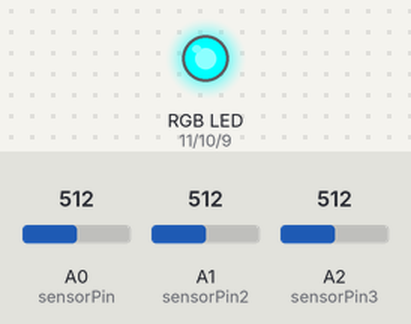
A sketch run on a simulated Arduino Uno, built with avr-gcc and run on an emulated ATmega328P. Parts: an RGB LED mixed from three pins (HIGH = lit). The inputs (shaded band) are chosen by the test bench; at power-on: A0 (sensorPin) = 512, A1 (sensorPin2) = 512, A2 (sensorPin3) = 512.

Above: at 1.2 s.
1.3 s: A0 (sensorPin) set to 716
At 2.5 s:
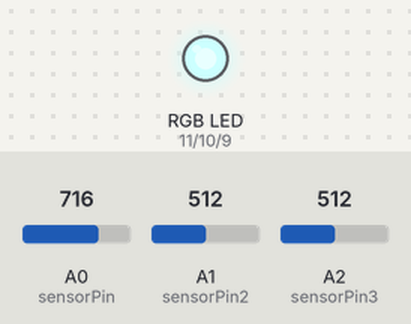
2.8 s: A1 (sensorPin2) set to 122
At 3.9 s:
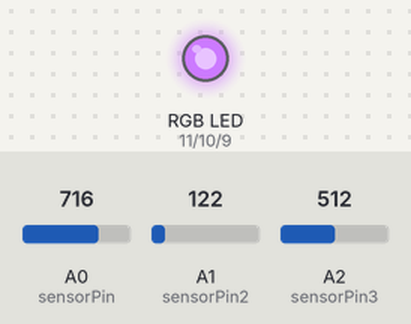
4.3 s: A2 (sensorPin3) set to 122
At 5.0 s:
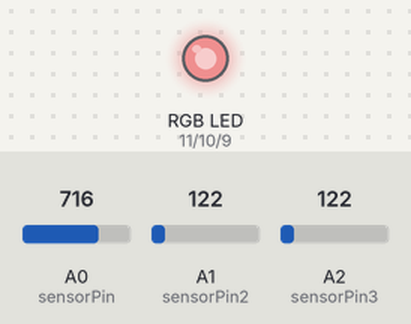
5.8 s: A1 (sensorPin2) set to 0
At 6.1 s:
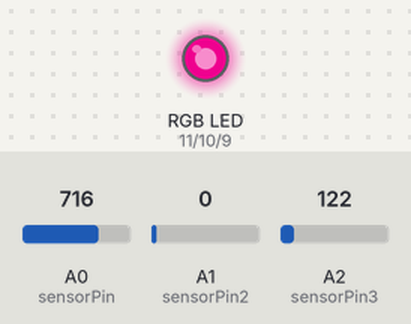
7.3 s: A2 (sensorPin3) set to 0
At 8.5 s:
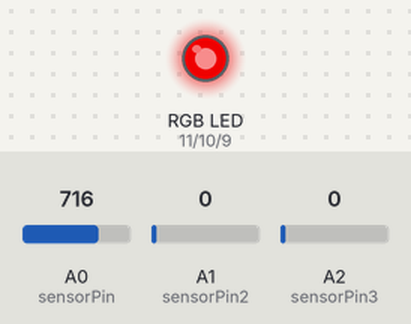
8.8 s: A0 (sensorPin) set to 750
10.3 s: A0 (sensorPin) set to 768
At 10.8 s:
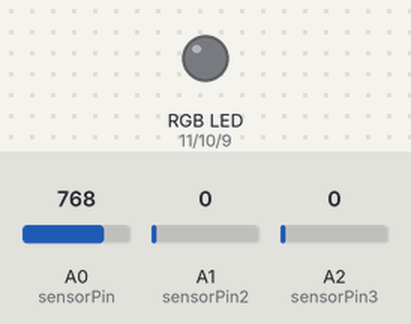
Timing chart, 0 to 12.8 s (numbered marks = the images above; inputs shaded):
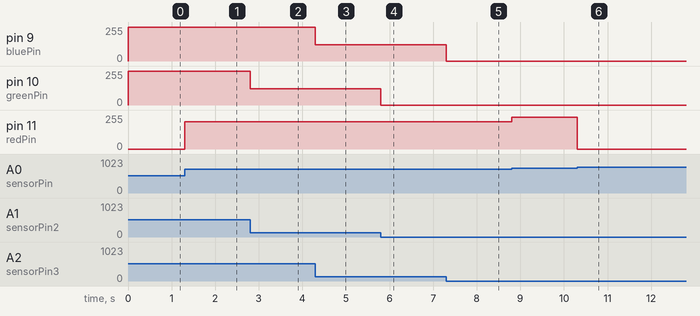

Measured:
- after the input at 1.3 s, pin 11 (redPin): 0/255 → 204/255 at once
- after the input at 2.8 s, pin 10 (greenPin): 255/255 → 122/255 at once
- after the input at 4.3 s, pin 9 (bluePin): 255/255 → 122/255 at once
- after the input at 5.8 s, pin 10 (greenPin): 122/255 → 0/255 at once
- after the input at 7.3 s, pin 9 (bluePin): 122/255 → 0/255 at once
- after the input at 8.8 s, pin 11 (redPin): 204/255 → 238/255 at once
- after the input at 10.3 s, pin 11 (redPin): 238/255 → 0/255 at once

The sketch:

voltage-divider.ino
```cpp
int redPin = 11; // red pin is connected to 11
int greenPin = 10; // green pin is connected to 10
int bluePin = 9; // blue pin is connected to 9

const int sensorPin = A0;
const int sensorPin2 = A1;
const int sensorPin3 = A2;

void setup() {
 pinMode(redPin, OUTPUT); // set all three pins as outputs
 pinMode(greenPin, OUTPUT);
 pinMode(bluePin, OUTPUT);
}
void loop() {
 int sensorValue = analogRead(sensorPin);
 int sensorValue2 = analogRead(sensorPin2);
 int sensorValue3 = analogRead(sensorPin3);

 setColor(sensorValue, sensorValue2, sensorValue3);
}
void setColor(int red, int green, int blue) {
 // set the three pins:
 analogWrite(redPin, red); // brightness of redPin
 analogWrite(greenPin, green); // brightness of greenPin
 analogWrite(bluePin, blue); // brightness of bluePin
}
```
